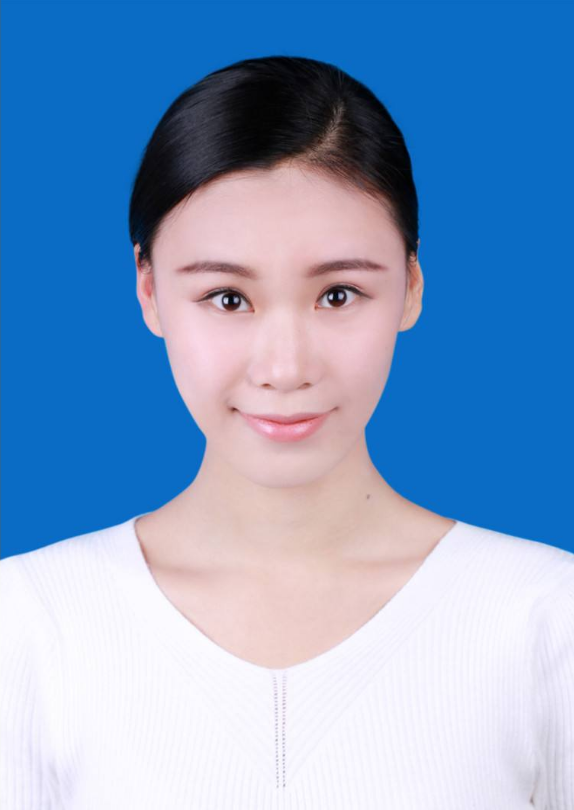
#> input picture image/CH3/06010.tif, 574 x 810 px, found by its file name
$ python photo_bg.py
#> lines starting #> are read from the running program, lines starting #| are printed output that depends on the picture; after the words box and inside, x2 and y2 are one past the last pixel; in counts of white or black regions, pixels touching at a corner belong together
import cv2 as cv
import numpy as np
import matplotlib.pyplot as plt

# 读取图像
img = cv.imread(r"D:\Code\Python\class02\CH3\06010.tif")
#> img is the input picture: shape (810, 574, 3); mean B, G, R 198.6, 158.4, 126.3
HSI = cv.cvtColor(img, cv.COLOR_BGR2HSV)
#> HSI: shape (810, 574, 3); mean H, S, V 105.1, 119.9, 207.2
img = cv.cvtColor(img, cv.COLOR_BGR2RGB)

# 颜色上下限
lowerColor = (100, 100, 100)
upperColor = (124, 255, 255)

# 模板结果
binary = cv.inRange(HSI, lowerColor, upperColor)
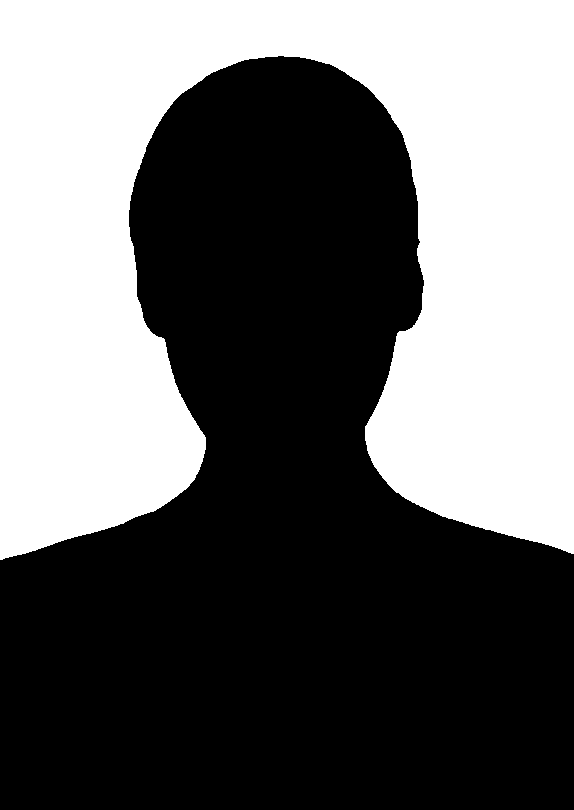
#> binary: shape (810, 574); 42.1% white; 1 white region, box (x1, y1, x2, y2) and area: (0, 0, 574, 560) 195707

# 应用掩膜将蓝色背景替换为红色
mask = cv.bitwise_not(binary)
matting = cv.bitwise_or(img, img, mask=mask)
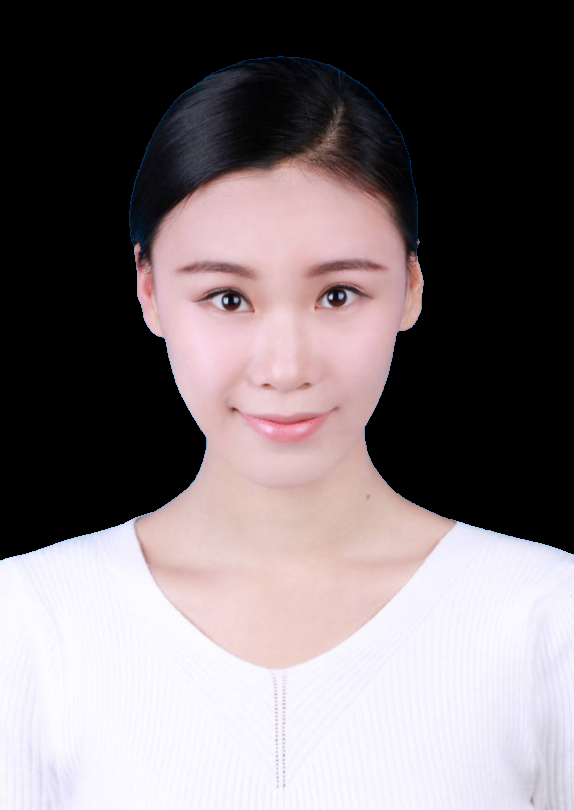
#> matting: shape (810, 574, 3); mean R, G, B 121.8, 113, 116
# 背景颜色替换
replace = matting.copy()
replace[mask == 0] = [255, 0, 0]
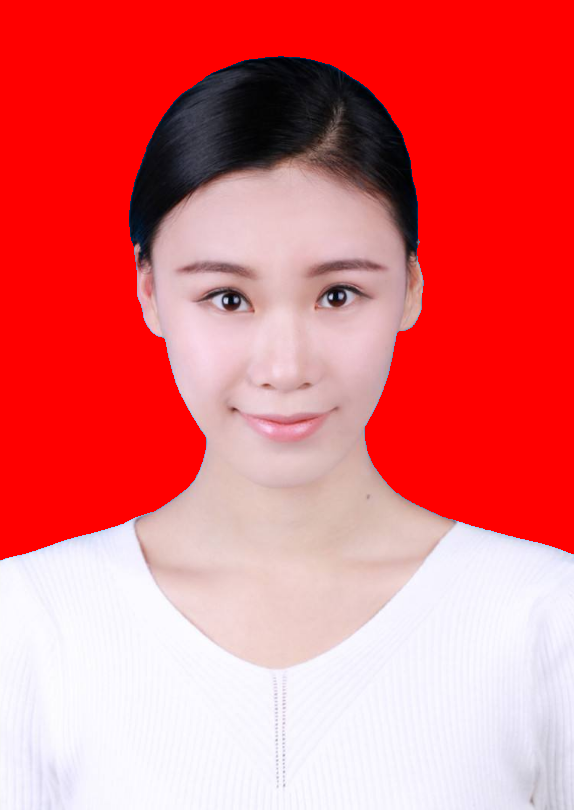
#> replace: shape (810, 574, 3); mean R, G, B 229.2, 113, 116

# 显示
plt.subplot(221), plt.imshow(img), plt.title('Original'), plt.axis('off')
plt.subplot(222), plt.imshow(binary, cmap='gray'), plt.title('mask'), plt.axis('off')
plt.subplot(223), plt.imshow(matting), plt.title('matting'), plt.axis('off')
plt.subplot(224), plt.imshow(replace), plt.title('out'), plt.axis('off')

plt.show()
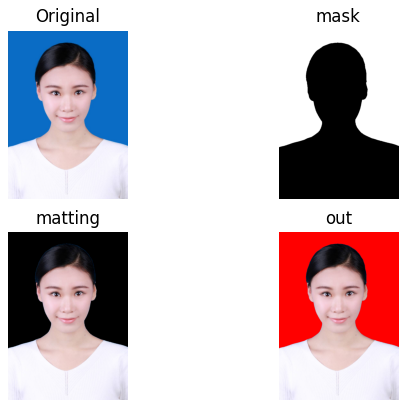
#> figure drawn by matplotlib, 4 panels
